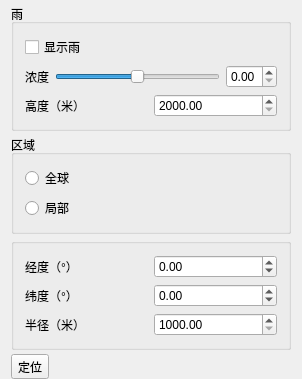
<?xml version="1.0" encoding="UTF-8"?>
<ui version="4.0">
 <class>EnvironmentRainPage</class>
 <widget class="QWidget" name="RainSetWidget">
  <property name="geometry">
   <rect>
    <x>0</x>
    <y>0</y>
    <width>302</width>
    <height>350</height>
   </rect>
  </property>
  <property name="sizePolicy">
   <sizepolicy hsizetype="Expanding" vsizetype="Expanding">
    <horstretch>0</horstretch>
    <verstretch>0</verstretch>
   </sizepolicy>
  </property>
  <property name="windowTitle">
   <string>降雨设置</string>
  </property>
  <layout class="QVBoxLayout" name="verticalLayout_4">
   <property name="spacing">
    <number>4</number>
   </property>
   <property name="topMargin">
    <number>4</number>
   </property>
   <property name="bottomMargin">
    <number>0</number>
   </property>
   <item>
    <widget class="QGroupBox" name="groupBox">
     <property name="title">
      <string>雨</string>
     </property>
     <layout class="QVBoxLayout" name="verticalLayout">
      <item>
       <widget class="QCheckBox" name="checkBox_Rain">
        <property name="text">
         <string>显示雨</string>
        </property>
        <property name="checked">
         <bool>false</bool>
        </property>
       </widget>
      </item>
      <item>
       <layout class="QHBoxLayout" name="horizontalLayout">
        <item>
         <widget class="QLabel" name="label_6">
          <property name="text">
           <string>浓度</string>
          </property>
         </widget>
        </item>
        <item>
         <widget class="QSlider" name="hSlider_RainIntensity">
          <property name="maximum">
           <number>10</number>
          </property>
          <property name="singleStep">
           <number>1</number>
          </property>
          <property name="pageStep">
           <number>1</number>
          </property>
          <property name="value">
           <number>5</number>
          </property>
          <property name="orientation">
           <enum>Qt::Horizontal</enum>
          </property>
         </widget>
        </item>
        <item>
         <widget class="QDoubleSpinBox" name="rain_density_doubleSpinBox">
          <property name="maximum">
           <double>1.000000000000000</double>
          </property>
          <property name="singleStep">
           <double>0.100000000000000</double>
          </property>
         </widget>
        </item>
       </layout>
      </item>
      <item>
       <layout class="QHBoxLayout" name="horizontalLayout_2">
        <item>
         <widget class="QLabel" name="label_7">
          <property name="text">
           <string>高度（米）</string>
          </property>
         </widget>
        </item>
        <item>
         <widget class="QDoubleSpinBox" name="doubleSpinBox_RainHeight">
          <property name="minimum">
           <double>2000.000000000000000</double>
          </property>
          <property name="maximum">
           <double>1000000.000000000000000</double>
          </property>
          <property name="singleStep">
           <double>1000.000000000000000</double>
          </property>
         </widget>
        </item>
       </layout>
      </item>
     </layout>
    </widget>
   </item>
   <item>
    <widget class="QGroupBox" name="groupBox_2">
     <property name="title">
      <string>区域</string>
     </property>
     <layout class="QVBoxLayout" name="verticalLayout_2">
      <item>
       <widget class="QRadioButton" name="raduiBtn_GlobalRain">
        <property name="text">
         <string>全球</string>
        </property>
       </widget>
      </item>
      <item>
       <widget class="QRadioButton" name="raduiBtn_LocalRain">
        <property name="text">
         <string>局部</string>
        </property>
       </widget>
      </item>
     </layout>
    </widget>
   </item>
   <item>
    <widget class="QGroupBox" name="groupBox_3">
     <property name="title">
      <string/>
     </property>
     <layout class="QVBoxLayout" name="verticalLayout_3">
      <item>
       <layout class="QHBoxLayout" name="horizontalLayout_3">
        <item>
         <widget class="QLabel" name="label_Longitude">
          <property name="text">
           <string>经度（°）</string>
          </property>
         </widget>
        </item>
        <item>
         <widget class="QDoubleSpinBox" name="doubleSpinBox_RainLongitude">
          <property name="minimum">
           <double>-180.000000000000000</double>
          </property>
          <property name="maximum">
           <double>180.000000000000000</double>
          </property>
          <property name="singleStep">
           <double>1.000000000000000</double>
          </property>
          <property name="value">
           <double>0.000000000000000</double>
          </property>
         </widget>
        </item>
       </layout>
      </item>
      <item>
       <layout class="QHBoxLayout" name="horizontalLayout_4">
        <item>
         <widget class="QLabel" name="label_Latitude">
          <property name="text">
           <string>纬度（°）</string>
          </property>
         </widget>
        </item>
        <item>
         <widget class="QDoubleSpinBox" name="doubleSpinBox_RainLatitude">
          <property name="minimum">
           <double>-90.000000000000000</double>
          </property>
          <property name="maximum">
           <double>90.000000000000000</double>
          </property>
          <property name="singleStep">
           <double>1.000000000000000</double>
          </property>
          <property name="value">
           <double>0.000000000000000</double>
          </property>
         </widget>
        </item>
       </layout>
      </item>
      <item>
       <layout class="QHBoxLayout" name="horizontalLayout_5">
        <item>
         <widget class="QLabel" name="label_Radius">
          <property name="text">
           <string>半径（米）</string>
          </property>
         </widget>
        </item>
        <item>
         <widget class="QDoubleSpinBox" name="doubleSpinBox_RainRadius">
          <property name="sizePolicy">
           <sizepolicy hsizetype="Minimum" vsizetype="Fixed">
            <horstretch>0</horstretch>
            <verstretch>0</verstretch>
           </sizepolicy>
          </property>
          <property name="minimum">
           <double>1000.000000000000000</double>
          </property>
          <property name="maximum">
           <double>1000000000.000000000000000</double>
          </property>
          <property name="singleStep">
           <double>1000.000000000000000</double>
          </property>
         </widget>
        </item>
       </layout>
      </item>
     </layout>
    </widget>
   </item>
   <item>
    <widget class="QToolButton" name="toolBtn_Locate">
     <property name="text">
      <string>定位</string>
     </property>
    </widget>
   </item>
   <item>
    <spacer name="verticalSpacer">
     <property name="orientation">
      <enum>Qt::Vertical</enum>
     </property>
     <property name="sizeHint" stdset="0">
      <size>
       <width>20</width>
       <height>40</height>
      </size>
     </property>
    </spacer>
   </item>
  </layout>
 </widget>
 <layoutdefault spacing="6" margin="11"/>
 <resources/>
 <connections/>
</ui>
